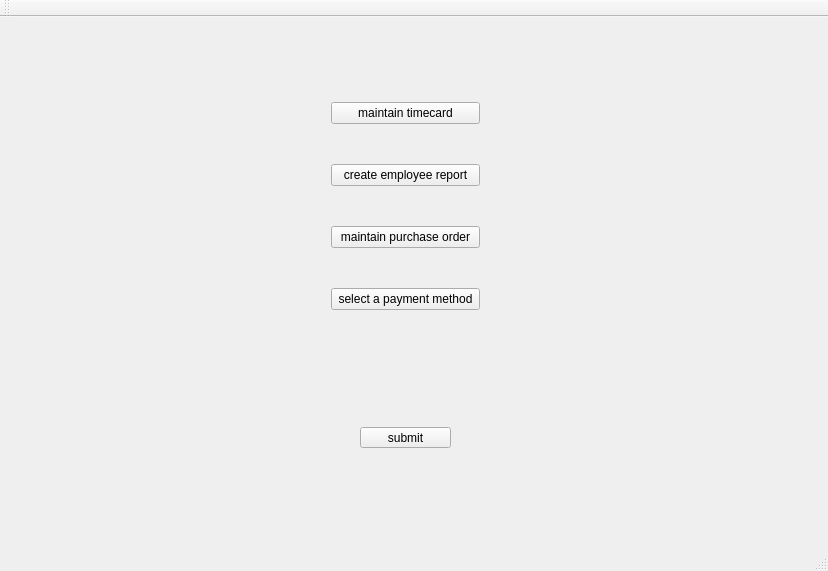
<?xml version="1.0" encoding="UTF-8"?>
<ui version="4.0">
 <class>MainWindow</class>
 <widget class="QMainWindow" name="MainWindow">
  <property name="geometry">
   <rect>
    <x>0</x>
    <y>0</y>
    <width>828</width>
    <height>571</height>
   </rect>
  </property>
  <property name="windowTitle">
   <string>Employee</string>
  </property>
  <widget class="QWidget" name="centralWidget">
   <widget class="QPushButton" name="buttonSubmit">
    <property name="geometry">
     <rect>
      <x>360</x>
      <y>410</y>
      <width>91</width>
      <height>21</height>
     </rect>
    </property>
    <property name="text">
     <string>submit</string>
    </property>
   </widget>
   <widget class="QWidget" name="verticalLayoutWidget">
    <property name="geometry">
     <rect>
      <x>320</x>
      <y>40</y>
      <width>171</width>
      <height>301</height>
     </rect>
    </property>
    <layout class="QVBoxLayout" name="verticalLayout">
     <item>
      <widget class="QPushButton" name="buttonMaintainCard">
       <property name="text">
        <string>maintain timecard</string>
       </property>
      </widget>
     </item>
     <item>
      <widget class="QPushButton" name="buttonCreateReport">
       <property name="text">
        <string>create employee report</string>
       </property>
      </widget>
     </item>
     <item>
      <widget class="QPushButton" name="buttonMaintainOrder">
       <property name="text">
        <string>maintain purchase order</string>
       </property>
      </widget>
     </item>
     <item>
      <widget class="QPushButton" name="buttonPayment">
       <property name="text">
        <string>select a payment method</string>
       </property>
      </widget>
     </item>
    </layout>
   </widget>
  </widget>
  <widget class="QMenuBar" name="menuBar">
   <property name="geometry">
    <rect>
     <x>0</x>
     <y>0</y>
     <width>828</width>
     <height>22</height>
    </rect>
   </property>
  </widget>
  <widget class="QToolBar" name="mainToolBar">
   <attribute name="toolBarArea">
    <enum>TopToolBarArea</enum>
   </attribute>
   <attribute name="toolBarBreak">
    <bool>false</bool>
   </attribute>
  </widget>
  <widget class="QStatusBar" name="statusBar"/>
 </widget>
 <layoutdefault spacing="6" margin="11"/>
 <resources/>
 <connections/>
</ui>
